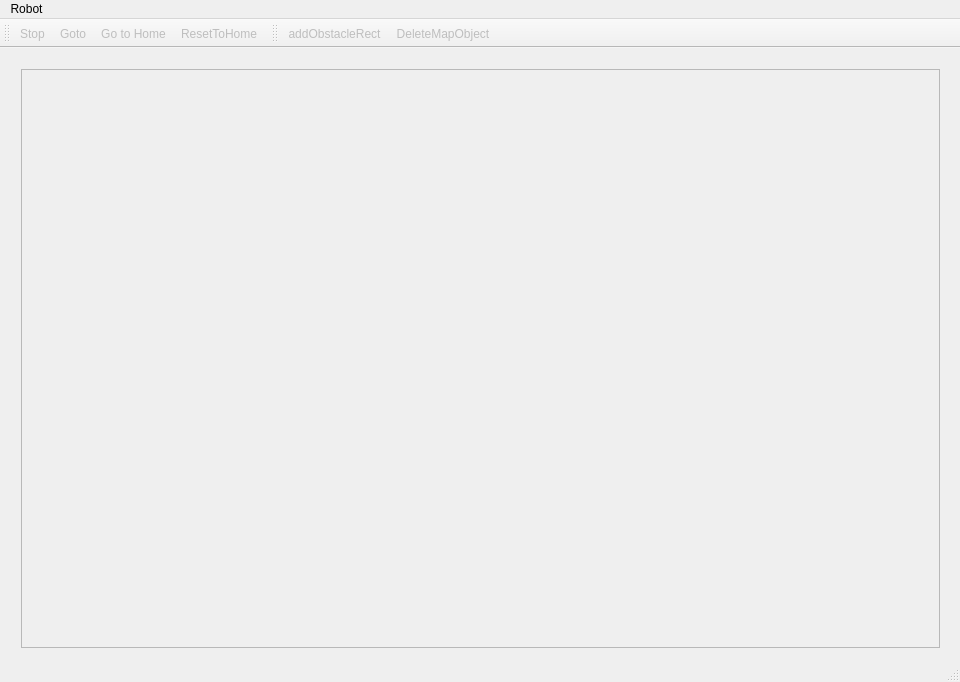
<?xml version="1.0" encoding="UTF-8"?>
<ui version="4.0">
 <class>MainWindow</class>
 <widget class="QMainWindow" name="MainWindow">
  <property name="windowModality">
   <enum>Qt::NonModal</enum>
  </property>
  <property name="geometry">
   <rect>
    <x>0</x>
    <y>0</y>
    <width>960</width>
    <height>682</height>
   </rect>
  </property>
  <property name="windowTitle">
   <string>Robot Navigation Interface</string>
  </property>
  <widget class="QWidget" name="centralWidget">
   <widget class="QWidget" name="verticalLayoutWidget">
    <property name="geometry">
     <rect>
      <x>10</x>
      <y>10</y>
      <width>941</width>
      <height>601</height>
     </rect>
    </property>
    <layout class="QVBoxLayout" name="mainLayout">
     <item>
      <widget class="QGraphicsView" name="mapView">
       <property name="enabled">
        <bool>false</bool>
       </property>
       <property name="dragMode">
        <enum>QGraphicsView::NoDrag</enum>
       </property>
      </widget>
     </item>
    </layout>
   </widget>
  </widget>
  <widget class="QMenuBar" name="menuBar">
   <property name="geometry">
    <rect>
     <x>0</x>
     <y>0</y>
     <width>960</width>
     <height>25</height>
    </rect>
   </property>
   <widget class="QMenu" name="menuRobot">
    <property name="title">
     <string>Robot</string>
    </property>
    <addaction name="actionConnect"/>
    <addaction name="separator"/>
    <addaction name="actionExit"/>
   </widget>
   <addaction name="menuRobot"/>
  </widget>
  <widget class="QToolBar" name="navToolBar">
   <property name="enabled">
    <bool>false</bool>
   </property>
   <attribute name="toolBarArea">
    <enum>TopToolBarArea</enum>
   </attribute>
   <attribute name="toolBarBreak">
    <bool>false</bool>
   </attribute>
   <addaction name="actionStop"/>
   <addaction name="actionGoto"/>
   <addaction name="actionGotoHome"/>
   <addaction name="actionResetToHome"/>
  </widget>
  <widget class="QStatusBar" name="statusBar"/>
  <widget class="QToolBar" name="mapEditToolBar">
   <property name="enabled">
    <bool>false</bool>
   </property>
   <property name="windowTitle">
    <string>toolBar</string>
   </property>
   <attribute name="toolBarArea">
    <enum>TopToolBarArea</enum>
   </attribute>
   <attribute name="toolBarBreak">
    <bool>false</bool>
   </attribute>
   <addaction name="actionAddObstacleRect"/>
   <addaction name="actionDeleteMapObject"/>
  </widget>
  <action name="actionConnect">
   <property name="text">
    <string>Connect ...</string>
   </property>
  </action>
  <action name="actionStop">
   <property name="icon">
    <iconset resource="images.qrc">
     <normaloff>:/images/stop.png</normaloff>:/images/stop.png</iconset>
   </property>
   <property name="text">
    <string>Stop</string>
   </property>
   <property name="toolTip">
    <string>Stop robot</string>
   </property>
  </action>
  <action name="actionGoto">
   <property name="icon">
    <iconset resource="images.qrc">
     <normaloff>:/images/goto.png</normaloff>:/images/goto.png</iconset>
   </property>
   <property name="text">
    <string>Goto</string>
   </property>
   <property name="toolTip">
    <string>Go to next goal</string>
   </property>
  </action>
  <action name="actionAddObstacleRect">
   <property name="checkable">
    <bool>true</bool>
   </property>
   <property name="icon">
    <iconset resource="images.qrc">
     <normaloff>:/images/obstacle_rect.png</normaloff>:/images/obstacle_rect.png</iconset>
   </property>
   <property name="text">
    <string>addObstacleRect</string>
   </property>
   <property name="toolTip">
    <string>Add rectangular obstacle</string>
   </property>
  </action>
  <action name="actionResetToHome">
   <property name="icon">
    <iconset resource="images.qrc">
     <normaloff>:/images/home.png</normaloff>:/images/home.png</iconset>
   </property>
   <property name="text">
    <string>ResetToHome</string>
   </property>
   <property name="toolTip">
    <string>Reset to Home</string>
   </property>
  </action>
  <action name="actionDeleteMapObject">
   <property name="checkable">
    <bool>true</bool>
   </property>
   <property name="icon">
    <iconset resource="images.qrc">
     <normaloff>:/images/delete.png</normaloff>:/images/delete.png</iconset>
   </property>
   <property name="text">
    <string>DeleteMapObject</string>
   </property>
   <property name="toolTip">
    <string>Delete an object from the map</string>
   </property>
   <property name="visible">
    <bool>false</bool>
   </property>
  </action>
  <action name="actionGotoHome">
   <property name="icon">
    <iconset resource="images.qrc">
     <normaloff>:/images/gohome.png</normaloff>:/images/gohome.png</iconset>
   </property>
   <property name="text">
    <string>Go to Home</string>
   </property>
   <property name="toolTip">
    <string>Go to Home</string>
   </property>
  </action>
  <action name="actionExit">
   <property name="text">
    <string>Exit</string>
   </property>
  </action>
 </widget>
 <layoutdefault spacing="6" margin="11"/>
 <resources>
  <include location="images.qrc"/>
 </resources>
 <connections/>
</ui>
